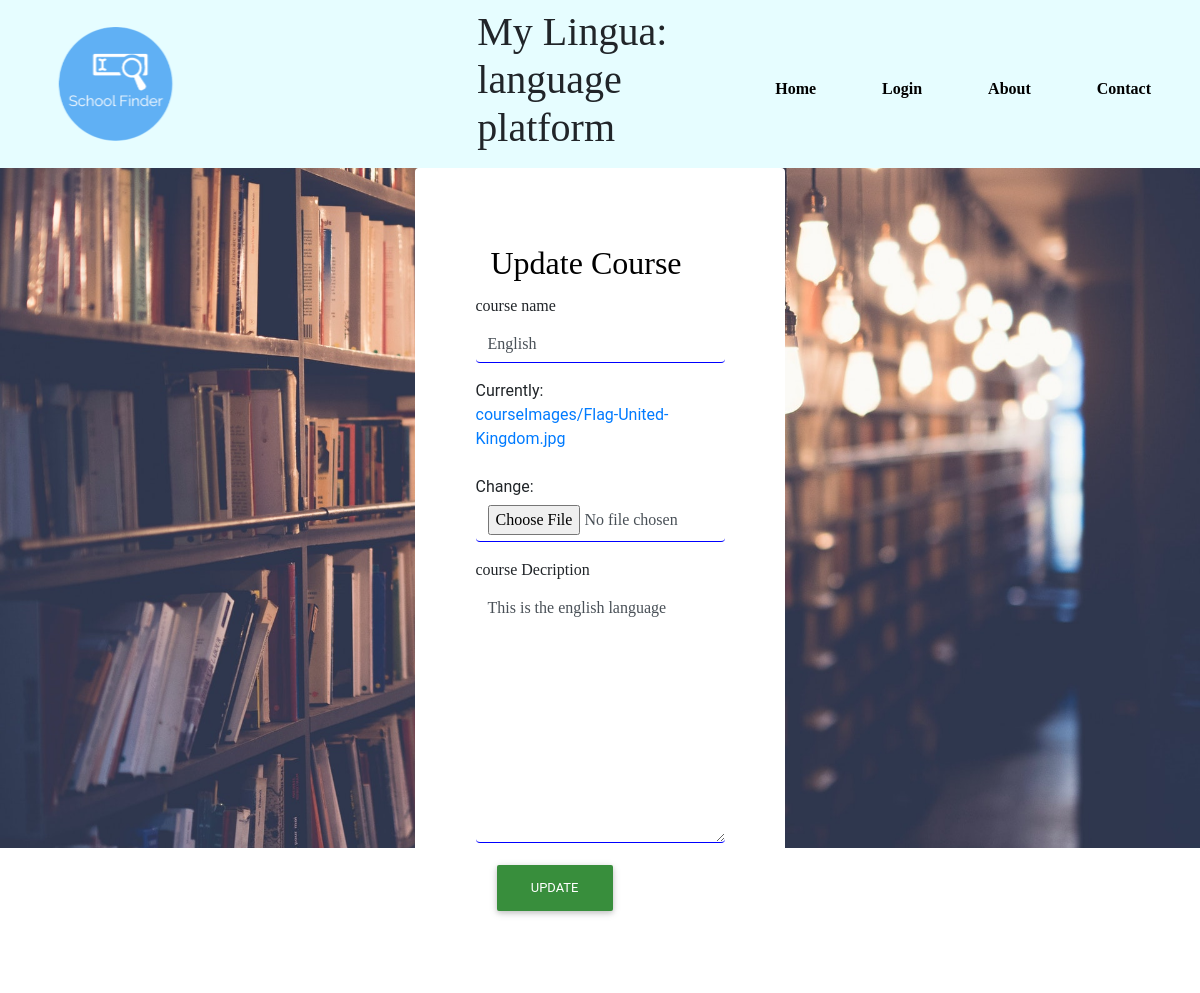
/course/update/3, run on an earlier commit of the app's database.
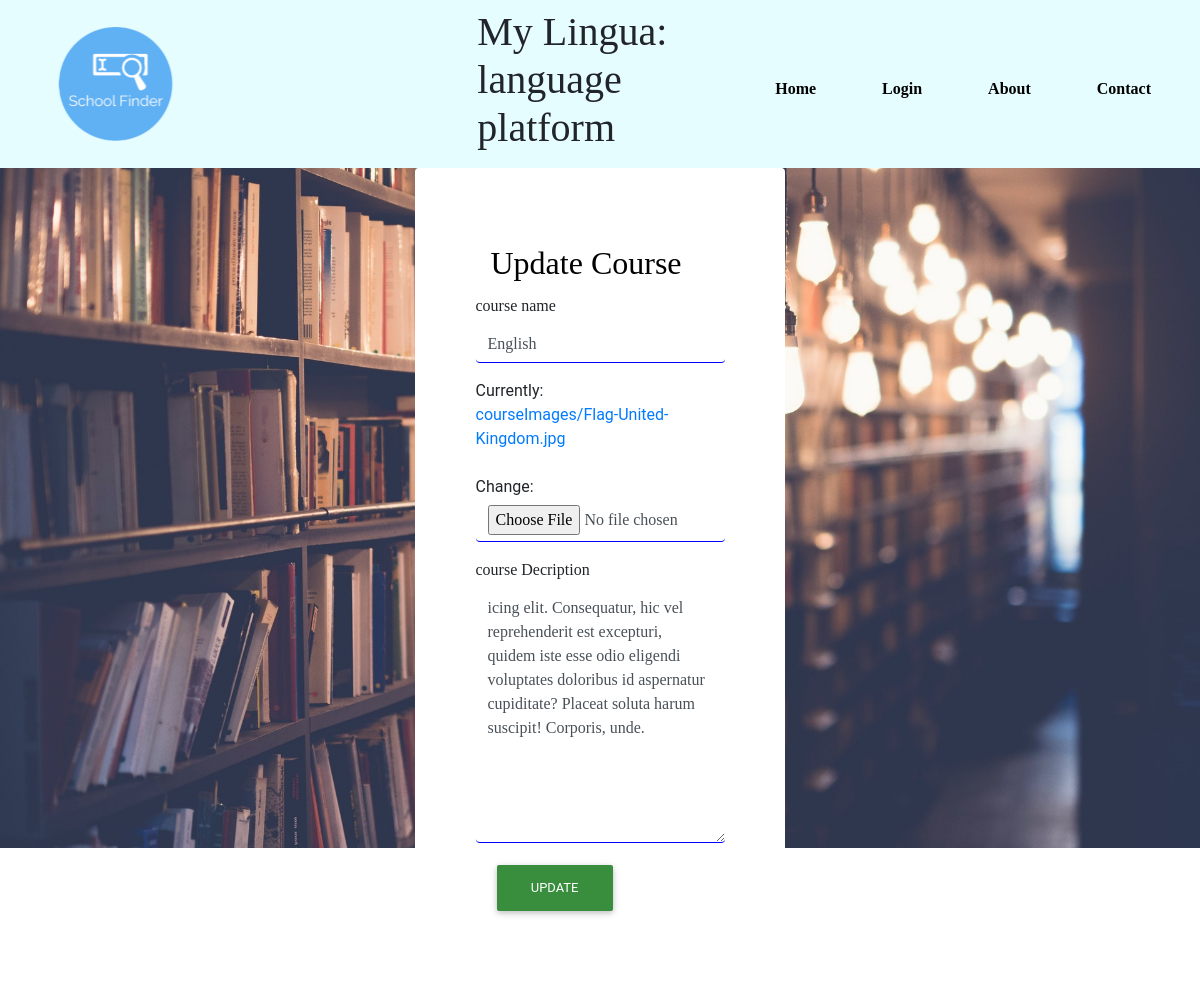
And on a later commit of the database.
### language_app/models.py (models this page shows, shortened)
class Course(models.Model):
    courseName=models.CharField(max_length=200)
    courseImage=models.FileField(upload_to='courseImages/', max_length=255, null=True)
    instructor=models.ForeignKey(Instructor, on_delete=models.CASCADE, related_name='course', null=True)
    courseDescription=models.TextField()

### adminApp/views.py (the view)
# urls.py: path('course/update/<int:pk>', CourseUpdateView.as_view(), name='courseUpdate'),
class CourseUpdateView(UpdateView):
    model = Course
    template_name = 'adminSite/updateList.html'
    success_url = reverse_lazy('courseList')
    fields = ['courseName', 'courseImage', 'courseDescription']
    context_object_name = 'courses'

### adminApp/templatetags/myfilters.py (called while the page is built)
@register.simple_tag
def placeHolder(value, arg, classname):
    return value.as_widget(attrs={'placeholder':arg, 'class': classname})

### templates/adminSite/updateList.html (shortened to what this page needs)
{% extends 'base.html' %}
{% load static %}
{% load myfilters %}
{% block content %}
<div class="row justify-content-center loginRow">
       <div class="col-lg-4">
            <div class = "card" style="border-style:none !important; box-shadow:none !important;padding:15%;">
                <div class = "card-body">
                   <h2 class = "h2 card-title" style = "font-family:'source sans pro' !important;color:black;">Update Course</h2>
                   <form method="POST" enctype="multipart/form-data">
                      <div class = "form-group">
                          <div class="row">
                                 <label for = "id_contentValue" class='courseLable'>course name</label>
                                 {%placeHolder form.courseName courses.courseName 'form-control courseControl' %}
                           </div>
                      </div>
                      <div class = "form-group">
                        <div class="row">
                               {%placeHolder form.courseImage '' 'form-control courseControl' %}
                            </div>
                      </div>
                      <div class = "form-group">
                        <div class="row">
                            <label for = "id_contentValue" class='courseLable'>course Decription</label>
                               {%placeHolder form.courseDescription '' 'form-control courseControl' %}
                            </div>
                      </div>
                      <input type="submit" name='btn-submit' class='btn btn-green' value='update'>
                    </form>
               </div>
           </div>
       </div>
</div>
{% endblock content %}

What changed in the data, as far as the page shows it:
changed Course "English": courseDescription "This is the english language" → "icing elit. Consequatur, hic vel reprehenderit est excepturi, quidem iste esse odio eligendi voluptates doloribus id aspernatur cupiditate? Placeat soluta harum suscipit! Corporis, unde."
